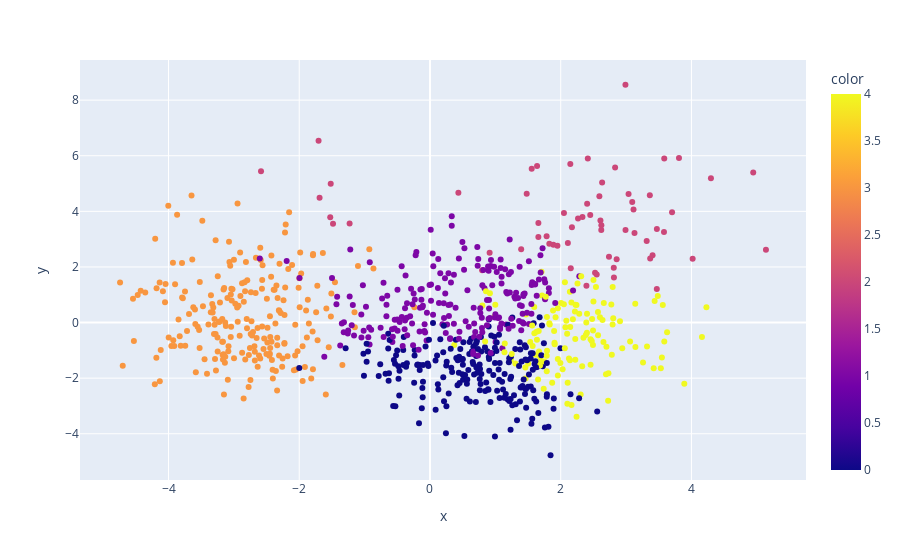

Write notebook code for a chart like this one.
### Code cell
import plotly.express as px
intertia = []
for K in range(1,20):
    kmeans = KMeans(n_clusters=K)
    intertia.append(kmeans.fit(X= X_pca).inertia_)

kmeans = KMeans(n_clusters=5)
groups = kmeans.fit_predict(X=X_pca)
    
plt.plot(range(1,20), intertia)
plt.show()
fig = px.scatter(x=X_pca[:, 0], y=X_pca[:,1], color=groups, hover_name=qb_names)
fig.show()
fig.write_html(file='docs/qb_play_style.html',full_html=True, include_plotlyjs='cdn')
pio.write_image(fig, 'images/qb_play_style.png', format='png')

### Figure 1 — Plotly figure (JSON) as saved in the notebook; plotly's stock layout.template omitted (floating-point values rounded to 4 significant figures; data arrays with more than 128 entries replaced by an {"elided": "..."} marker saying what was removed)
{"data": [{"hovertemplate": "<b>%{hovertext}</b><br><br>x=%{x}<br>y=%{y}<br>color=%{marker.color}<extra></extra>", "hovertext": {"elided": "836x2 mixed values"}, "legendgroup": "", "marker": {"color": {"elided": "836 int values"}, "coloraxis": "coloraxis", "symbol": "circle"}, "mode": "markers", "name": "", "orientation": "v", "showlegend": false, "type": "scatter", "x": {"elided": "836 float values"}, "xaxis": "x", "y": {"elided": "836 float values"}, "yaxis": "y"}], "layout": {"coloraxis": {"colorbar": {"title": {"text": "color"}}, "colorscale": [[0, "#0d0887"], [0.1111, "#46039f"], [0.2222, "#7201a8"], [0.3333, "#9c179e"], [0.4444, "#bd3786"], [0.5556, "#d8576b"], [0.6667, "#ed7953"], [0.7778, "#fb9f3a"], [0.8889, "#fdca26"], [1, "#f0f921"]]}, "legend": {"tracegroupgap": 0}, "margin": {"t": 60}, "xaxis": {"anchor": "y", "domain": [0, 1], "title": {"text": "x"}}, "yaxis": {"anchor": "x", "domain": [0, 1], "title": {"text": "y"}}}}
